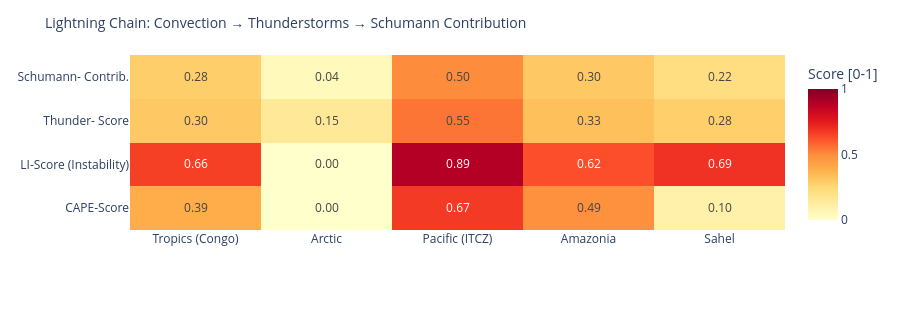

Notebook source saved alongside this figure:
### Code cell
# ============================================================
# LIGHTNING CHAIN: Convection → Thunderstorms → Schumann
# Shows the causal chain per measurement point as heatmap
# ============================================================

def cape_score(v):
    """CAPE → normalized score [0,1]"""
    if v is None or pd.isna(v): return 0.0
    return min(1.0, float(v) / 3000)

def li_score(v):
    """Lifted Index: negative = unstable → score [0,1]"""
    if v is None or pd.isna(v): return 0.3
    return min(1.0, max(0.0, (-float(v) + 6) / 12))

def cloud_score(v):
    if v is None or pd.isna(v): return 0.3
    return float(v) / 100

def thunder_score(row):
    """Kombinierter Gewitterwahrscheinlichkeits-Score
    CAPE + LI + Bedeckung + WMO-Gewitter + konvektiver Niederschlag (showers)
    Hinweis: X-Ray und Kp sind kein Bestandteil – nur geomagn./solarer Kontext.
    """
    cs = cape_score(row.get('cape'))
    ls = li_score(row.get('li'))
    cl = cloud_score(row.get('cloud'))
    t  = 1.0 if row.get('thunderstorm') else 0.0
    # Convective precipitation (showers) as additional indicator
    sh = min(1.0, (row.get('showers') or 0) / 5.0)
    return round(cs * 0.30 + ls * 0.25 + cl * 0.15 + t * 0.20 + sh * 0.10, 3)

def schumann_contribution(t_score, lat):
    """Schumann contribution: higher in tropics (±30°), scaled by thunderstorm score"""
    lat_weight = max(0.3, 1.0 - abs(lat) / 60)
    return round(t_score * lat_weight, 3)

df_atm['cape_score']   = df_atm.apply(lambda r: cape_score(r['cape']), axis=1)
df_atm['li_score']     = df_atm.apply(lambda r: li_score(r['li']),    axis=1)
df_atm['thunder_score']= df_atm.apply(lambda r: thunder_score(r.to_dict()), axis=1)
df_atm['schumann_contribution'] = df_atm.apply(
    lambda r: schumann_contribution(r['thunder_score'], r['lat']), axis=1)

metrics = ['cape_score', 'li_score', 'thunder_score', 'schumann_contribution']
labels  = ['CAPE-Score', 'LI-Score\n(Instability)', 'Thunder-\nScore', 'Schumann-\nContrib.']
z_data  = [df_atm[m].tolist() for m in metrics]

fig = go.Figure(go.Heatmap(
    z=z_data,
    x=df_atm['point'].tolist(),
    y=labels,
    colorscale='YlOrRd',
    zmin=0, zmax=1,
    text=[[f'{v:.2f}' for v in row] for row in z_data],
    texttemplate='%{text}', textfont=dict(size=12),
    colorbar=dict(title='Score [0-1]')
))
fig.update_layout(
    title=dict(text='Lightning Chain: Convection → Thunderstorms → Schumann Contribution', font=dict(size=14)),
    height=310,
    plot_bgcolor='rgba(0,0,0,0)', paper_bgcolor='rgba(0,0,0,0)',
    margin=dict(l=130, r=80, t=55, b=80)
)
fig.show()

### Figure 1 — Plotly figure (JSON) as saved in the notebook; plotly's stock layout.template omitted (floating-point values rounded to 4 significant figures)
{"data": [{"colorbar": {"title": {"text": "Score [0-1]"}}, "colorscale": [[0.0, "rgb(255,255,204)"], [0.125, "rgb(255,237,160)"], [0.25, "rgb(254,217,118)"], [0.375, "rgb(254,178,76)"], [0.5, "rgb(253,141,60)"], [0.625, "rgb(252,78,42)"], [0.75, "rgb(227,26,28)"], [0.875, "rgb(189,0,38)"], [1.0, "rgb(128,0,38)"]], "text": [["0.39", "0.00", "0.67", "0.49", "0.10"], ["0.66", "0.00", "0.89", "0.62", "0.69"], ["0.30", "0.15", "0.55", "0.33", "0.28"], ["0.28", "0.04", "0.50", "0.30", "0.22"]], "textfont": {"size": 12}, "texttemplate": "%{text}", "type": "heatmap", "x": ["Tropics (Congo)", "Arctic", "Pacific (ITCZ)", "Amazonia", "Sahel"], "y": ["CAPE-Score", "LI-Score\n(Instability)", "Thunder-\nScore", "Schumann-\nContrib."], "z": [[0.3933, 0.0, 0.6733, 0.4867, 0.1], [0.6583, 0.0, 0.8917, 0.625, 0.6917], [0.304, 0.15, 0.548, 0.329, 0.282], [0.284, 0.045, 0.502, 0.302, 0.221]], "zmax": 1, "zmin": 0}], "layout": {"height": 310, "margin": {"b": 80, "l": 130, "r": 80, "t": 55}, "paper_bgcolor": "rgba(0,0,0,0)", "plot_bgcolor": "rgba(0,0,0,0)", "title": {"font": {"size": 14}, "text": "Lightning Chain: Convection → Thunderstorms → Schumann Contribution"}}}
